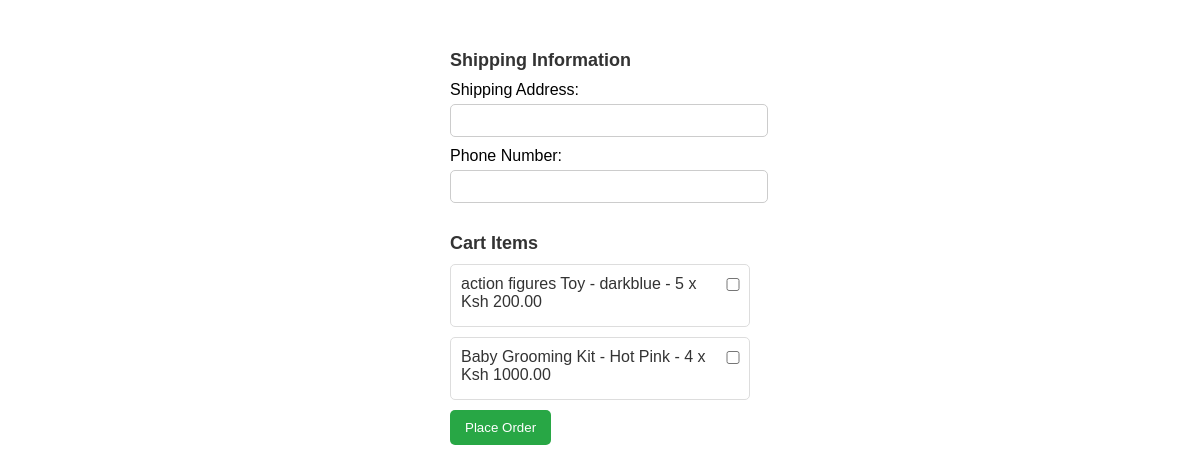
/orders/create/ (signed in), run on an earlier commit of the app's database.
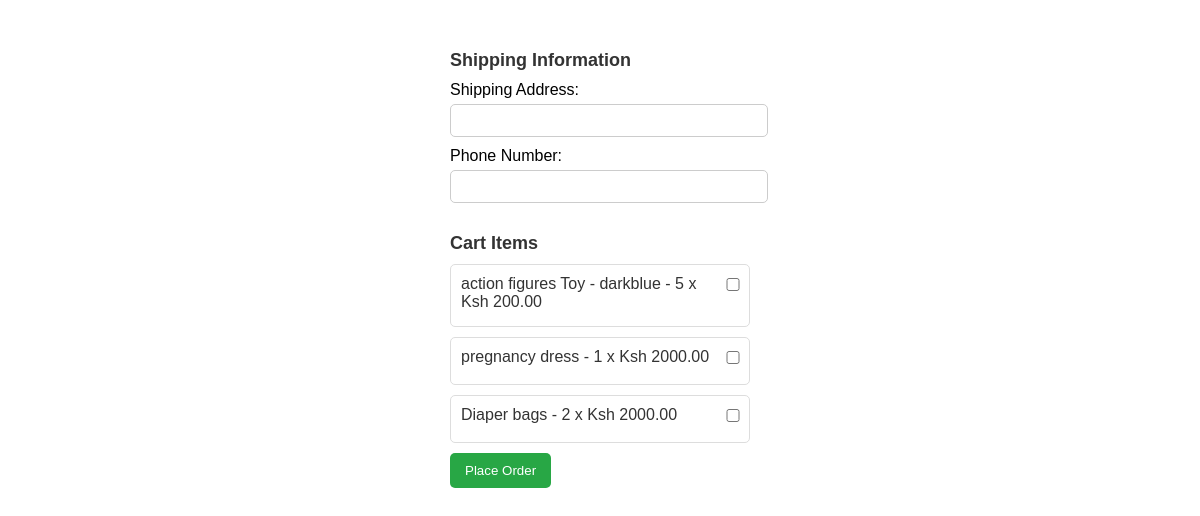
And on a later commit of the database.
### cart/models.py (models this page shows, shortened)
class CartItem(models.Model):
    cart = models.ForeignKey(Cart, related_name="items", on_delete=models.CASCADE, default=None) #if kuna issue undo the default here
    product = models.ForeignKey(Product, on_delete=models.CASCADE, null=True, blank=True)
    variant = models.ForeignKey(ProductVariant, on_delete=models.CASCADE, null=True, blank=True)
    quantity = models.PositiveIntegerField(default=1)

### products/models.py (models this page shows, shortened)
class ProductVariant(models.Model):
    product = models.ForeignKey(Product, related_name="variants", on_delete=models.CASCADE)
    color_name = models.CharField(max_length=50)
    image = models.ImageField(upload_to='product_variants/')
    price = models.DecimalField(max_digits=10, decimal_places=2, default=0.0)
    stock_quantity = models.PositiveIntegerField(default=0)

class Product(models.Model):
    name = models.CharField(max_length=255)
    description = models.TextField()
    price = models.DecimalField(max_digits=10, decimal_places=2)
    image = models.ImageField(upload_to='product_images/')
    featured = models.BooleanField(default=False)
    brand = models.CharField(max_length=50, default='Unknown')
    stock_quantity = models.PositiveIntegerField(default=0)
    category = models.ForeignKey(Category, related_name="products", on_delete=models.CASCADE)
    created_at = models.DateTimeField(auto_now_add=True)
    updated_at = models.DateTimeField(auto_now=True)
    class Meta:
        ordering = ['-created_at']
        verbose_name = "Product"
        verbose_name_plural = "Products"

### orders/views.py (the view, shortened to what this page needs)
# urls.py: path('create/', views.create_order, name='create_order'),
@login_required
def create_order(request):
    cart = request.user.cart  # Ensure this is correct for your app
    if not cart.items.exists():  # Check if cart is empty
        return redirect('cart:view')  # Adjust 'cart:view' to your actual cart view
    return render(request, 'orders/create_order.html', {'cart': cart})

### orders/templates/orders/create_order.html (shortened to what this page needs)
{% load static %}
<!DOCTYPE html>
<html>
<head>
</head>
<body>
    <form method="POST" action="{% url 'orders:create_order' %}">
        <h3>Shipping Information</h3>
        <label for="shipping_address">Shipping Address:</label>
        <input type="text" id="shipping_address" name="shipping_address" required>
        <br>
        <label for="phone_number">Phone Number:</label>
        <input type="text" id="phone_number" name="phone_number" required>
        <br>
        <h3>Cart Items</h3>
        {% for item in cart.items.all %}
            <div class="cart-item">
                <div class="item-info">
                    <label for="cart_item_{{ item.id }}">
                        {% if item.product %}
                            {{ item.product.name }} - {{ item.quantity }} x Ksh {{ item.product.price }}
                        {% elif item.variant %}
                            {{ item.variant.product.name }} - {{ item.variant.color_name }} - {{ item.quantity }} x Ksh {{ item.variant.price }}
                        {% else %}
                            Unknown Item
                        {% endif %}
                    </label>
                </div>
                <div>
                    <input type="checkbox" id="cart_item_{{ item.id }}" name="cart_items" value="{{ item.id }}">
                </div>
            </div>
        {% endfor %}
        <button type="submit">Place Order</button>
    </form>
</body>
</html>

What changed in the data, as far as the page shows it:
removed CartItem: variant.product.name "Baby Grooming Kit", variant.color_name "Hot Pink", quantity "4", variant.price "1000.00"
added CartItem: product.name "pregnancy dress", quantity "1", product.price "2000.00"
added CartItem: product.name "Diaper bags", quantity "2", product.price "2000.00"
